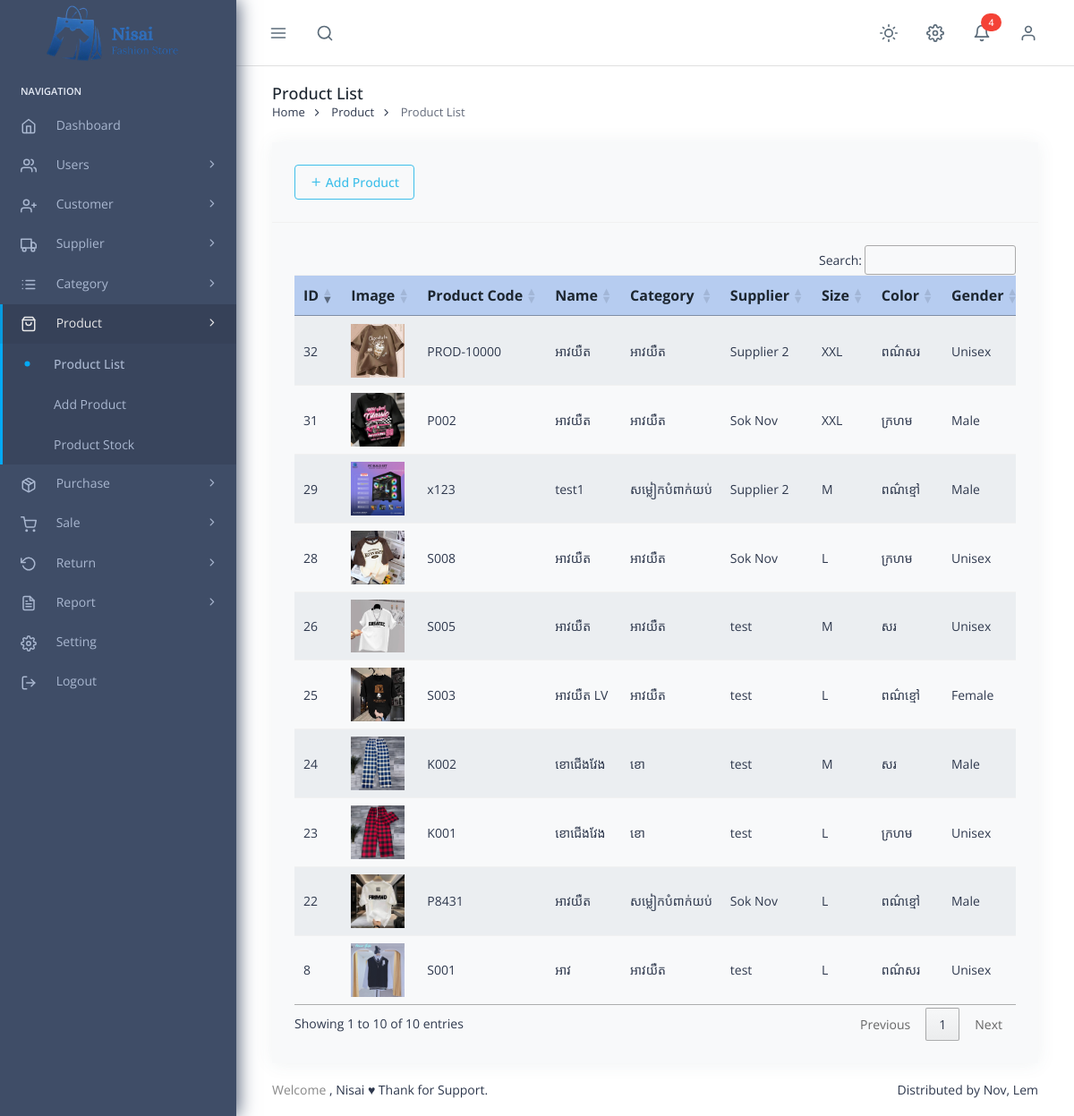
/my-web/products.php (signed in), run on an earlier commit of the app's database.
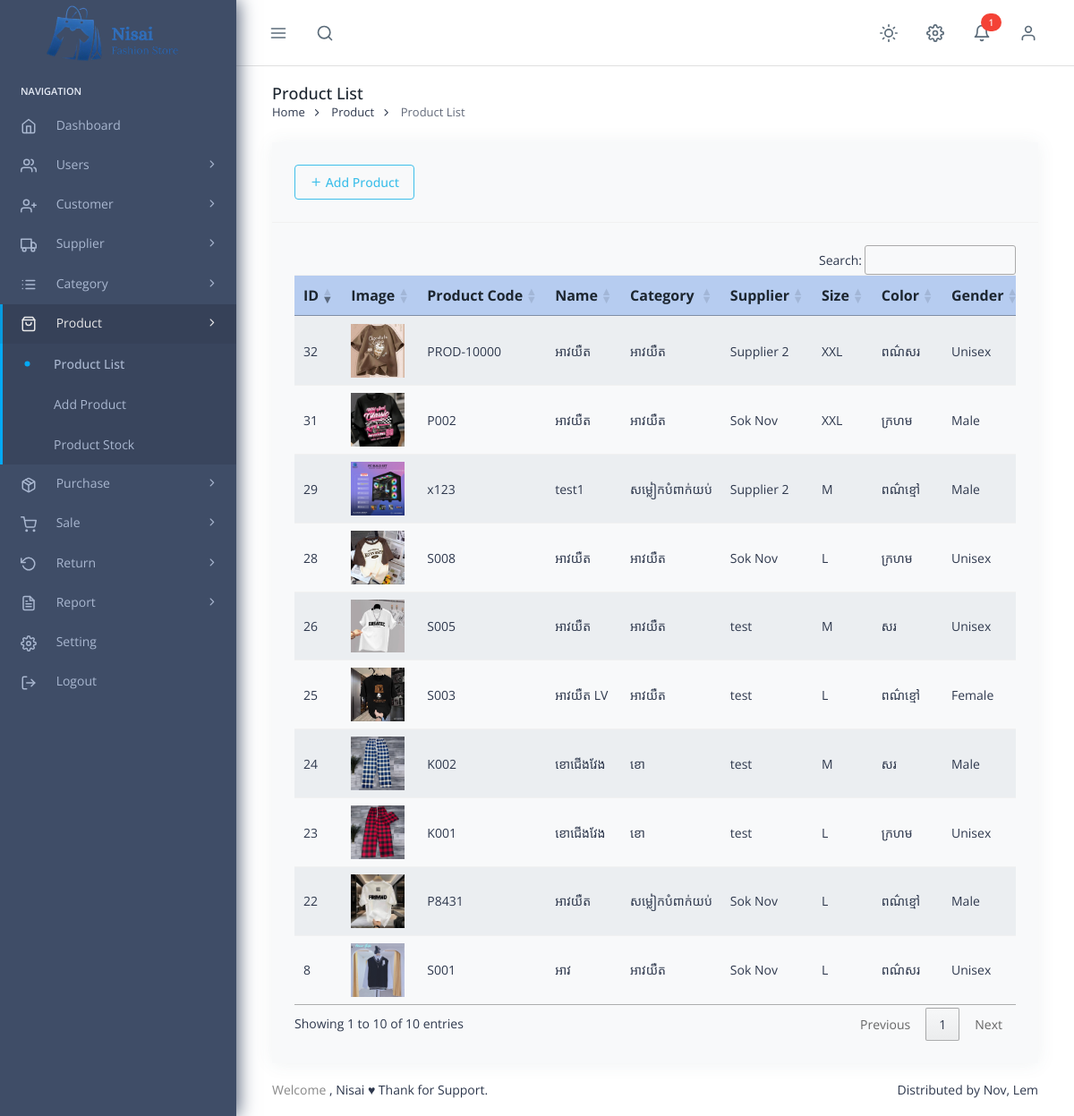
And on a later commit of the database.
### tables this page shows
CREATE TABLE `products` (
  `product_id` int(11) NOT NULL,
  `category_id` int(11) DEFAULT NULL,
  `supplier_id` int(11) DEFAULT NULL,
  `product_code` varchar(50) NOT NULL,
  `name` varchar(100) NOT NULL,
  `category_name` varchar(100) NOT NULL,
  `supplier_name` varchar(100) NOT NULL,
  `size` varchar(20) DEFAULT NULL,
  `color` varchar(30) DEFAULT NULL,
  `gender` enum('Male','Female','Unisex') DEFAULT NULL,
  `cost_price` decimal(10,2) DEFAULT NULL,
  `sale_price` decimal(10,2) DEFAULT NULL,
  `stock_quantity` int(11) DEFAULT NULL,
  `description` text DEFAULT NULL,
  `image` varchar(255) DEFAULT NULL,
  `created_at` datetime DEFAULT current_timestamp(),
  `updated_at` datetime DEFAULT current_timestamp() ON UPDATE current_timestamp()
);

### my-web/products.php (the view, shortened to what the changed rows need)
<?php
include('include/connect.php');
include('include/header.php');
include('include/topbar.php');
?>
<div class="pc-container">
    <div class="pc-content">
        <div class="row">
            <div class="col-12">
                <div class="card">
                    <div class="card-body">
                        <div class="table-responsive">
                            <table class="table table-striped" id="products-table">
                                <thead>
                                    <tr>
                                        <th>ID</th>
                                        <th>Image</th>
                                        <th>Product Code</th>
                                        <th>Name</th>
                                        <th>Category</th>
                                        <th>Supplier</th>
                                        <th>Size</th>
                                        <th>Color</th>
                                        <th>Gender</th>
                                    </tr>
                                </thead>
                                <tbody>
                                    <?php
                                    $sql = "SELECT
                                                p.product_id,
                                                p.product_code,
                                                p.name,
                                                p.category_name,
                                                p.supplier_name,
                                                p.size,
                                                p.color,
                                                p.gender,
                                                p.cost_price,
                                                p.sale_price,
                                                p.stock_quantity,
                                                p.image,
                                                p.created_at
                                            FROM products p
                                            WHERE 1=1";
                                    $sql .= " ORDER BY p.created_at DESC";
                                    $result = mysqli_query($conn, $sql);
                                    if ($result && mysqli_num_rows($result) > 0) {
                                        while ($row = mysqli_fetch_assoc($result)) {
                                            $imagePath = !empty($row['image']) ? 'uploads/products/' . $row['image'] : 'assets/images/default-product.png';
                                            $status_class = $row['stock_quantity'] > 0 ? 'badge bg-success' : 'badge bg-danger';
                                            $status_text = $row['stock_quantity'] > 0 ? 'In Stock' : 'Out of Stock';
                                            echo "<tr>
                                                    <td>{$row['product_id']}</td>
                                                    <td><img src='{$imagePath}' width='60' height='60' class='img-thumbnail'></td>
                                                    <td>{$row['product_code']}</td>
                                                    <td>{$row['name']}</td>
                                                    <td>{$row['category_name']}</td>
                                                    <td>{$row['supplier_name']}</td>
                                                    <td>{$row['size']}</td>
                                                    <td>{$row['color']}</td>
                                                    <td>{$row['gender']}</td>
                                                    <td>".number_format($row['cost_price'], 2)."</td>
                                                    <td>".number_format($row['sale_price'], 2)."</td>
                                                    <td>{$row['stock_quantity']}</td>
                                                    <td><span class='{$status_class}'>{$status_text}</span></td>
                                                    <td>
                                                        <div class='btn-group' role='group'>
                                                            <a href='edit_product.php?id={$row['product_id']}' class='btn btn-sm btn-outline-primary' title='Edit'>
                                                                <i class='ti ti-edit'></i>
                                                            </a>
                                                            <button class='btn btn-sm btn-outline-danger delete-btn' data-id='{$row['product_id']}' title='Delete'>
                                                                <i class='ti ti-trash'></i>
                                                            </button>
                                                            <a href='product_details.php?id={$row['product_id']}' class='btn btn-sm btn-outline-info' title='View'>
                                                                <i class='ti ti-eye'></i>
                                                            </a>
                                                        </div>
                                                    </td>
                                                </tr>";
                                        }
                                    }
                                    ?>
                                </tbody>
                            </table>
                        </div>
                    </div>
                </div>
            </div>
        </div>
    </div>
</div>
<link rel="stylesheet" type="text/css" href="https://cdn.datatables.net/1.11.5/css/jquery.dataTables.css">
<link rel="stylesheet" type="text/css" href="https://cdn.datatables.net/buttons/2.2.2/css/buttons.dataTables.min.css">
<?php include ('include/footer.php'); ?>

### my-web/include/topbar.php (shortened to what the changed rows need)
<?php
$low_stock_count = 0;
if (isset($conn)) {
    $low_stock_query = "SELECT name, stock_quantity FROM products WHERE stock_quantity > 0 AND stock_quantity < 10 ORDER BY stock_quantity ASC";
    $low_stock_result = mysqli_query($conn, $low_stock_query);
    if ($low_stock_result && mysqli_num_rows($low_stock_result) > 0) {
        $low_stock_count = mysqli_num_rows($low_stock_result);
    }
}
?>
<header class="pc-header">
  <div class="header-wrapper flex max-sm:px-[15px] px-[25px] grow">
    <div class="ms-auto">
      <ul class="inline-flex *:min-h-header-height *:inline-flex *:items-center">
        <li class="dropdown pc-h-item">
          <a class="pc-head-link dropdown-toggle me-0" data-pc-toggle="dropdown" href="#" role="button"
            aria-haspopup="false" aria-expanded="false">
            <i data-feather="bell"></i>
            <?php if ($low_stock_count > 0): ?>
            <span class="badge bg-danger-500 text-white rounded-full z-10 absolute right-0 top-0"><?php echo $low_stock_count; ?></span>
            <?php endif; ?>
          </a>
        </li>
      </ul>
    </div>
  </div>
</header>

What changed in the data, as far as the page shows it:
changed products id 8: supplier_name "test" → "Sok Nov"
Also different on the page:
$low_stock_count: "4" → "1"
